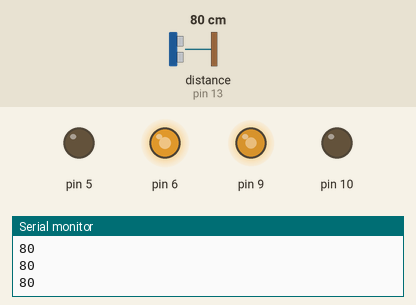
Simulated run of this sketch. Board: Arduino Uno, built with avr-gcc and run on an emulated ATmega328P. On the bench: output pins drawn as LEDs (lit = HIGH), the last lines printed to the serial monitor. Dashed ring = blinking. The inputs (shaded band) are chosen by the test bench; at power-on: distance to the obstacle (sensor on pin 13) 80 cm.

Above: at 1.2 s.
1.3 s: distance to the obstacle (sensor on pin 13) set to 33 cm
2.8 s: distance to the obstacle (sensor on pin 13) set to 26 cm
At 3.7 s:
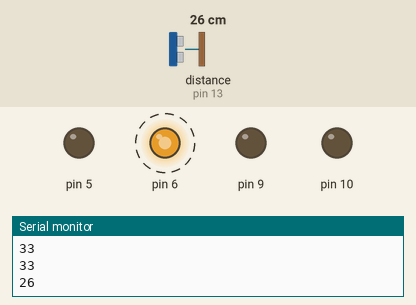
5.8 s: distance to the obstacle (sensor on pin 13) set to 22 cm
8.8 s: distance to the obstacle (sensor on pin 13) set to 18 cm
At 9.1 s:
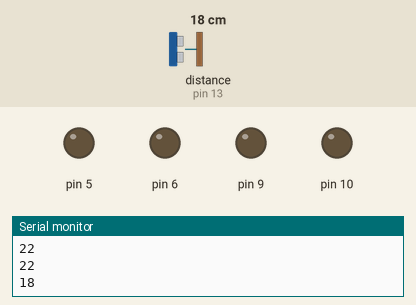
At 9.96 s:
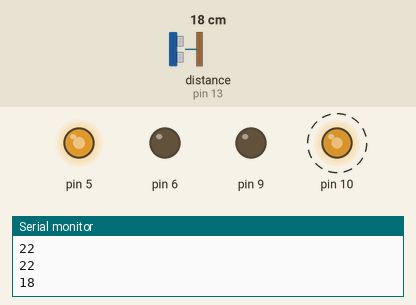
Timing chart, 0 to 12.8 s (numbered marks = the images above; inputs shaded):
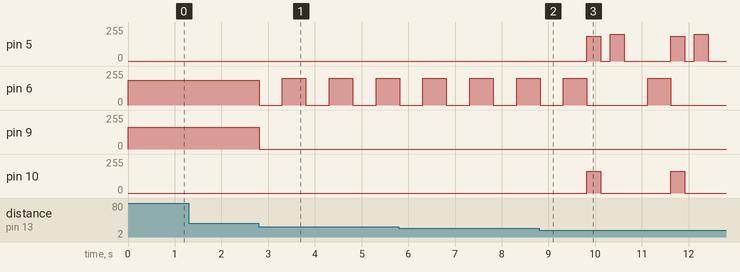

Measured:
- the behaviour switches between 30 and 29 cm on distance to the obstacle (sensor on pin 13) (found by bisection; images 0 and 1)
- the behaviour switches between 20 and 19 cm on distance to the obstacle (sensor on pin 13) (found by bisection; images 1 and 2)
- after the input at 2.8 s, pin 6: alternates 200/255 for 0.50 s and 0/255 for 0.50 s, starting at once; pin 9: 165/255 → 0/255 at once
- after the input at 8.8 s, pin 5: 0/255 → 185/255 after 1.0 s, → 0/255 0.30 s later, → 200/255 0.20 s later, → 0/255 0.30 s later, … (8 changes in this stretch); pin 10: alternates 165/255 for 0.30 s and 0/255 for 1.5 s, starting after 1.0 s

The sketch:

roboDesviaObstaculo.ino
```cpp
/**
   Robô desvia obstaculo]
   @author BabbyWitt
*/

#include <Ultrasonic.h>
Ultrasonic sonar (12, 13);
int distancia;

void setup() {
  Serial.begin (9600);
  pinMode (5, OUTPUT);
  pinMode (6, OUTPUT);
  pinMode (9, OUTPUT);
  pinMode (10, OUTPUT);
}

void loop() {
  distancia = sonar.read();
  Serial.println (distancia);

  if (distancia < 30) {
    parar();
    delay(500);
    direita();
    delay(500);
  }
  else{
    frente();
  }
  if (distancia < 20){
    re();
    delay (300);
    parar();
    delay(200);
    redireita();
    delay (300);
  }
  else{
    frente();
  }


}

/* função parar */
// analoWrite -> ativar o uso do PWM na saída digital
// analogWrite (pino, valor) valor (0 a 255)
void parar() {
  digitalWrite (5, LOW);//esquerdo
  digitalWrite (6, LOW);
  digitalWrite (9, LOW);//direito
  digitalWrite (10, LOW);
}
/*função seguir em frente*/
void frente() {
  analogWrite (6, 185);
  digitalWrite (5, LOW);
  analogWrite (9, 165);
  digitalWrite (10, LOW);
}

/*função virar a direita*/
void direita() {
  analogWrite (6, 200);
  digitalWrite (5, LOW);
  digitalWrite (9, LOW);
  digitalWrite (10, LOW);
}

void re(){
  analogWrite (5, 185);
  digitalWrite (6, LOW);
  analogWrite (10, 165);
  digitalWrite (9, LOW);
}

void redireita(){
  analogWrite (5, 200);
  digitalWrite (6, LOW);
  digitalWrite (9, LOW);
  digitalWrite (10, LOW);
}
```
